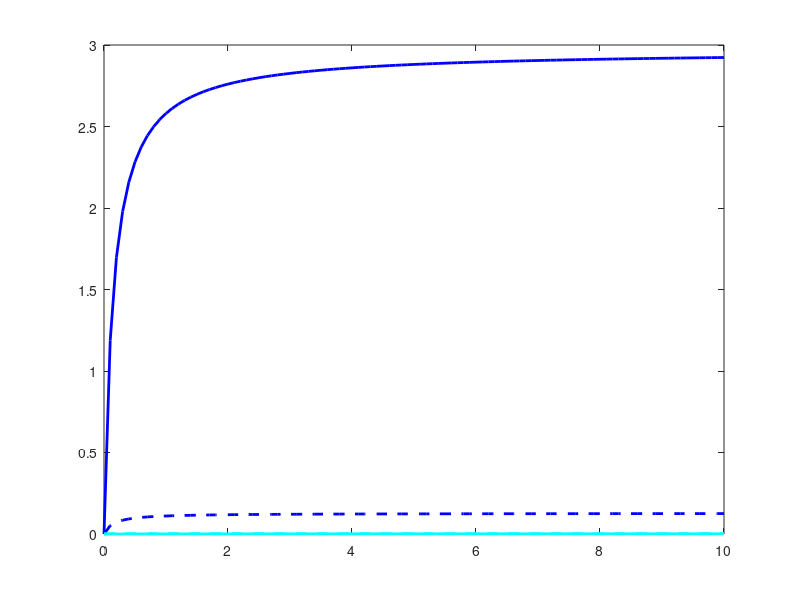
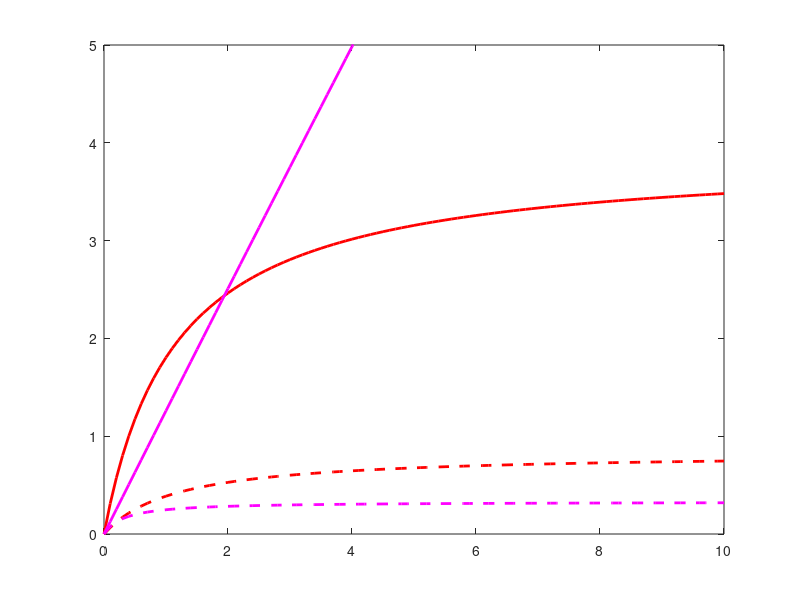
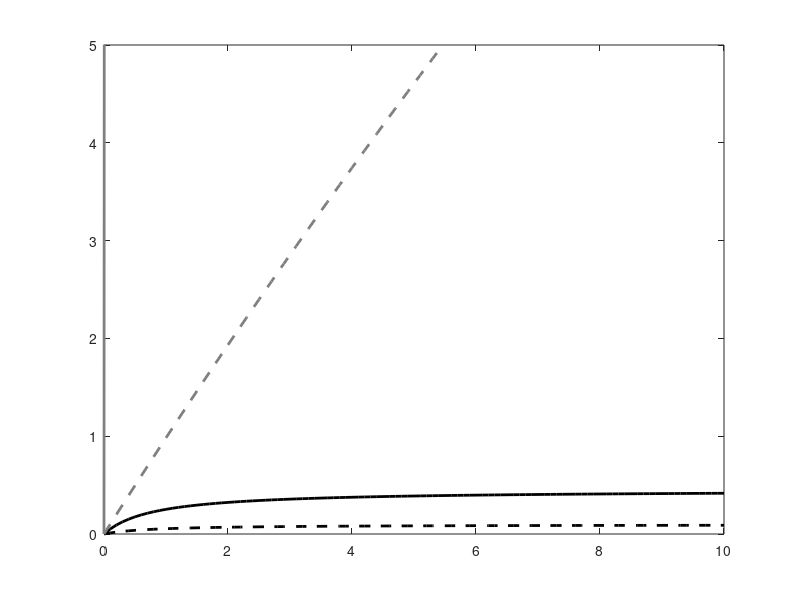

Here is the MATLAB script that generated these plots, in order:
% Megrey consumption vs. Ken Andersen's

k1=0.15;
k2=0.35;
k3=0.78;
k4=1.15;
h=60.0 / 365.0;
flev=0.5;
q=1;

L_s = 10^((log10(2)+log10(20))/2); 
L_m = 10^((log10(20)+log10(200))/2); 
L_l = 10^((log10(200)+log10(2000))/2); 

M_s = 0.01 * (0.1*L_s)^3;
M_m = 0.01 * (0.1*L_m)^3;
M_l = 0.01 * (0.1*L_l)^3;

T = -2:0.2:37;

%% Without temp-dep part
R=0:0.1:10;
%Megrey et al.
Mcmax_s = 0.642 * M_s^(-0.256);
Mcmax_m = 0.642 * M_m^(-0.256);
Mcmax_l = 0.642 * M_l^(-0.256);

Mcon_s1 = (Mcmax_s .* 1.0 .* R ./ k1) ./ (1+ (1.0 .* R ./ k1));
Mcon_s2 = (Mcmax_s .* 0.1 .* R ./ k2) ./ (1+ (1.0 .* R ./ k1));
Mcon_m1 = (Mcmax_m .* 1.0 .* R ./ k1) ./ (1+ (1.0 .* R ./ k4));
Mcon_m2 = (Mcmax_m .* 0.5 .* R ./ k2) ./ (1+ (1.0 .* R ./ k4));
Mcon_l1 = (Mcmax_l .* 1.0 .* R ./ k1) ./ (1+ (1.0 .* R ./ k3));
Mcon_l2 = (Mcmax_l .* 0.5 .* R ./ k2) ./ (1+ (1.0 .* R ./ k3));

%Andersen
Acmax_s = h * M_s^(3/4);
Acmax_m = h * M_m^(3/4);
Acmax_l = h * M_l^(3/4);

beta_s = flev * M_s^(q);
beta_m = flev * M_m^(q);
beta_l = flev * M_l^(q);

Acon_s = Acmax_s .* (beta_s .* R) ./ (Acmax_s + beta_s.*R);
Acon_m = Acmax_m .* (beta_m .* R) ./ (Acmax_m + beta_s.*R);
Acon_l = Acmax_l .* (beta_l .* R) ./ (Acmax_l + beta_s.*R);

Acon_s2 = Acmax_s .* (1 .* R) ./ (Acmax_s + 1.*R);
Acon_m2 = Acmax_m .* (1 .* R) ./ (Acmax_m + 1.*R);
Acon_l2 = Acmax_l .* (1 .* R) ./ (Acmax_l + 1.*R);

%%
figure(1)
plot(R,Mcon_s1,'b','LineWidth',2); hold on;
plot(R,Mcon_s2,'--b','LineWidth',2); hold on;
plot(R,Acon_s,'c','LineWidth',2); hold on;
plot(R,Acon_s2,'--c','LineWidth',2); hold on;
ylim([0 3])

figure(2)
plot(R,Mcon_m1,'r','LineWidth',2); hold on;
plot(R,Mcon_m2,'--r','LineWidth',2); hold on;
plot(R,Acon_m,'m','LineWidth',2); hold on;
plot(R,Acon_m2,'--m','LineWidth',2); hold on;
ylim([0 5])

figure(3)
plot(R,Mcon_l1,'k','LineWidth',2); hold on;
plot(R,Mcon_l2,'--k','LineWidth',2); hold on;
plot(R,Acon_l,'color',[0.5 0.5 0.5],'LineWidth',2); hold on;
plot(R,Acon_l2,'--','color',[0.5 0.5 0.5],'LineWidth',2); hold on;
ylim([0 5])




